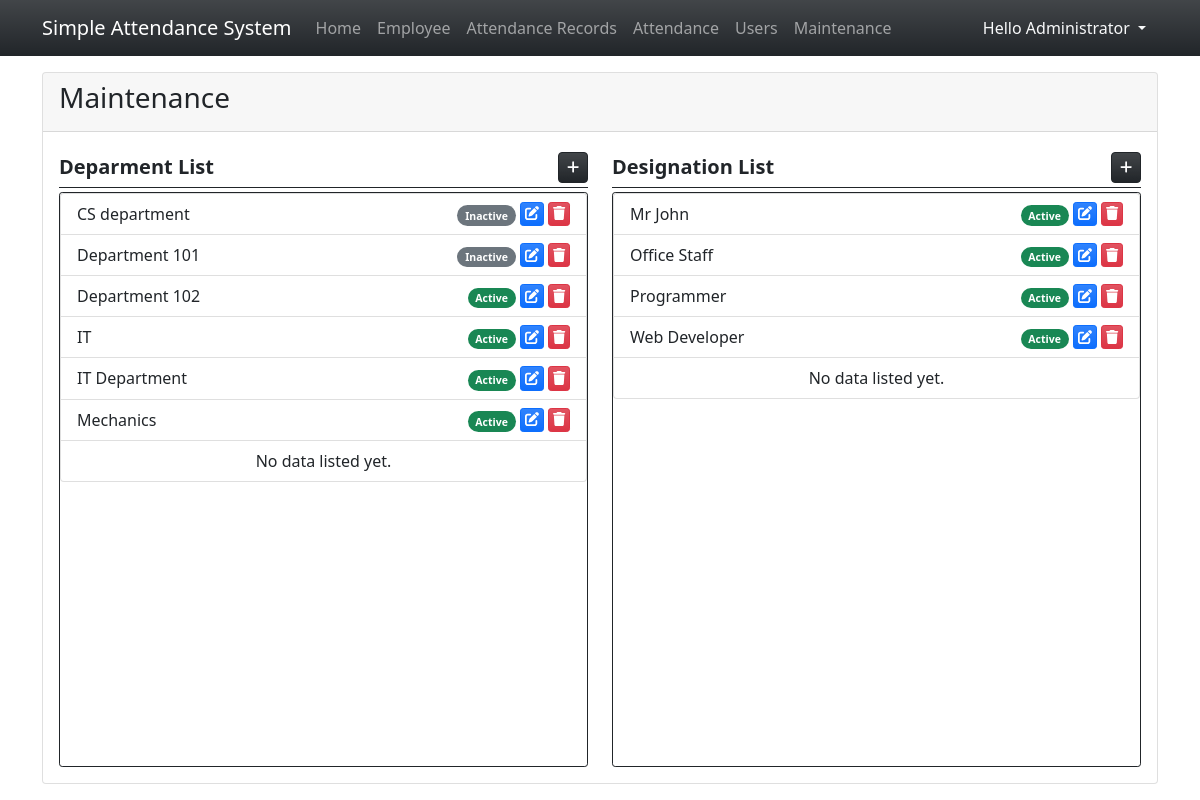
Screenshot of /?page=maintenance (signed in) with the database file from the repository.
### tables this page shows
CREATE TABLE department_list (
            `department_id` INTEGER NOT NULL PRIMARY KEY AUTOINCREMENT,
            `name` TEXT NOT NULL,
            `status` INTEGER NOT NULL DEFAULT 1,
            `date_created` TIMESTAMP DEFAULT CURRENT_TIMESTAMP
        );

CREATE TABLE designation_list (
            `designation_id` INTEGER NOT NULL PRIMARY KEY AUTOINCREMENT,
            `name` TEXT NOT NULL,
            `status` INTEGER NOT NULL DEFAULT 1,
            `date_created` TIMESTAMP DEFAULT CURRENT_TIMESTAMP
        );

### maintenance.php (the view, shortened to what this page needs)
<div class="card h-100 d-flex flex-column">
    <div class="card-header d-flex justify-content-between">
        <h3 class="card-title">Maintenance</h3>
    </div>
    <div class="card-body flex-grow-1">
        <div class="col-12 h-100">
            <div class="row h-100">
                <div class="col-md-6 h-100 d-flex flex-column">
                    <div class="w-100 d-flex border-bottom border-dark py-1 mb-1">
                        <div class="fs-5 col-auto flex-grow-1"><b>Deparment List</b></div>
                        <div class="col-auto flex-grow-0 d-flex justify-content-end">
                            <a href="javascript:void(0)" id="new_department" class="btn btn-dark btn-sm bg-gradient rounded-2" title="Add Department"><span class="fa fa-plus"></span></a>
                        </div>
                    </div>
                    <div class="h-100 overflow-auto border rounded-1 border-dark">
                        <ul class="list-group">
                            <?php
                            $dept_qry = $conn->query("SELECT * FROM `department_list` order by `name` asc");
                            while($row = $dept_qry->fetchArray()):
                            ?>
                            <li class="list-group-item d-flex">
                                <div class="col-auto flex-grow-1">
                                    <?php echo $row['name'] ?>
                                </div>
                                <div class="col-auto">
                                    <?php if($row['status'] == 1): ?>
                                        <a href="javascript:void(0)" class="update_stat_dept badge bg-success bg-gradiend rounded-pill text-decoration-none me-1" title="Update Status" data-toStat = "0" data-id="<?php echo $row['department_id'] ?>" data-name="<?php echo $row['name'] ?>"><small>Active</small></a>
                                        <?php else: ?>
                                        <a href="javascript:void(0)" class="update_stat_dept badge bg-secondary bg-gradiend rounded-pill text-decoration-none me-1" title="Update Status" data-toStat = "1" data-id="<?php echo $row['department_id'] ?>"  data-name="<?php echo $row['name'] ?>"><small>Inactive</small></a>
                                    <?php endif; ?>
                                </div>
                                <div class="col-auto d-flex justify-content-end">
                                    <a href="javascript:void(0)" class="edit_department btn btn-sm btn-primary bg-gradient py-0 px-1 me-1" title="Edit Department Details" data-id="<?php echo $row['department_id'] ?>"  data-name="<?php echo $row['name'] ?>"><span class="fa fa-edit"></span></a>
                                    <a href="javascript:void(0)" class="delete_department btn btn-sm btn-danger bg-gradient py-0 px-1" title="Delete Department" data-id="<?php echo $row['department_id'] ?>"  data-name="<?php echo $row['name'] ?>"><span class="fa fa-trash"></span></a>
                                </div>
                            </li>
                            <?php endwhile; ?>
                            <?php if(!$dept_qry->fetchArray()): ?>
                                <li class="list-group-item text-center">No data listed yet.</li>
                            <?php endif; ?>
                        </ul>
                    </div>
                </div>
                <div class="col-md-6 h-100 d-flex flex-column">
                    <div class="w-100 d-flex border-bottom border-dark py-1 mb-1">
                        <div class="fs-5 col-auto flex-grow-1"><b>Designation List</b></div>
                        <div class="col-auto flex-grow-0 d-flex justify-content-end">
                            <a href="javascript:void(0)" id="new_designation" class="btn btn-dark btn-sm bg-gradient rounded-2" title="Add Designation"><span class="fa fa-plus"></span></a>
                        </div>
                    </div>
                    <div class="h-100 overflow-auto border rounded-1 border-dark">
                        <ul class="list-group">
                            <?php
                            $dept_qry = $conn->query("SELECT * FROM `designation_list` order by `name` asc");
                            while($row = $dept_qry->fetchArray()):
                            ?>
                            <li class="list-group-item d-flex">
                                <div class="col-auto flex-grow-1">
                                    <?php echo $row['name'] ?>
                                </div>
                                <div class="col-auto">
                                    <?php if($row['status'] == 1): ?>
                                        <a href="javascript:void(0)" class="update_stat_desg badge bg-success bg-gradiend rounded-pill text-decoration-none me-1" title="Update Status" data-toStat = "0" data-id="<?php echo $row['designation_id'] ?>" data-name="<?php echo $row['name'] ?>"><small>Active</small></a>
                                        <?php else: ?>
                                        <a href="javascript:void(0)" class="update_stat_desg badge bg-secondary bg-gradiend rounded-pill text-decoration-none me-1" title="Update Status" data-toStat = "1" data-id="<?php echo $row['designation_id'] ?>"  data-name="<?php echo $row['name'] ?>"><small>Inactive</small></a>
                                    <?php endif; ?>
                                </div>
                                <div class="col-auto d-flex justify-content-end">
                                    <a href="javascript:void(0)" class="edit_designation btn btn-sm btn-primary bg-gradient py-0 px-1 me-1" title="Edit Designation Details" data-id="<?php echo $row['designation_id'] ?>"  data-name="<?php echo $row['name'] ?>"><span class="fa fa-edit"></span></a>
                                    <a href="javascript:void(0)" class="delete_designation btn btn-sm btn-danger bg-gradient py-0 px-1" title="Delete Designation" data-id="<?php echo $row['designation_id'] ?>"  data-name="<?php echo $row['name'] ?>"><span class="fa fa-trash"></span></a>
                                </div>
                            </li>
                            <?php endwhile; ?>
                            <?php if(!$dept_qry->fetchArray()): ?>
                                <li class="list-group-item text-center">No data listed yet.</li>
                            <?php endif; ?>
                        </ul>
                    </div>
                </div>
            </div>
        </div>
    </div>
</div>

### index.php (style rules this page uses)
html,body { height:100%; width:100%; }

### rows the page displays
department_list: name "CS department"
department_list: name "Department 101"
department_list: name "Department 102"
department_list: name "IT"
department_list: name "IT Department"
department_list: name "Mechanics"
designation_list: name "Mr John"
designation_list: name "Office Staff"
designation_list: name "Programmer"
designation_list: name "Web Developer"

### other values shown
$_SESSION['fullname'] "Administrator"
